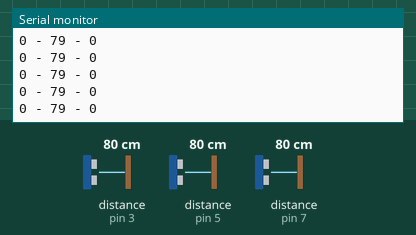
This sketch was run on a simulated Arduino Uno, built with avr-gcc and run on an emulated ATmega328P. On the bench: the last lines printed to the serial monitor. Wiring (inferred from the names in the program): ultrasonic range finder: trigger pin 4; echo pin 5. The inputs (shaded band) are chosen by the test bench; at power-on: distance to the obstacle (sensors on pin 5, pin 3, pin 7) 80 cm. The echo pulse lasts 58.3 µs per cm.

Above: at 1.2 s.
1.3 s: distance to the obstacle (sensor on pin 5) set to 59 cm
At 2.4 s:
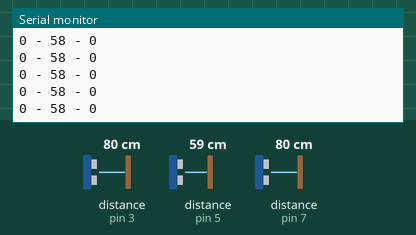
4.3 s: distance to the obstacle (sensor on pin 5) set to 51 cm
At 5.1 s:
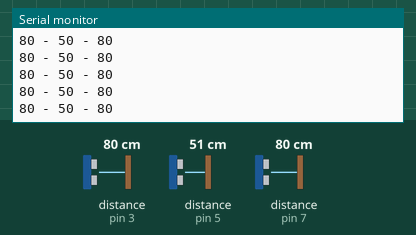
Timing chart, 0 to 7.3 s (numbered marks = the images above; inputs shaded):
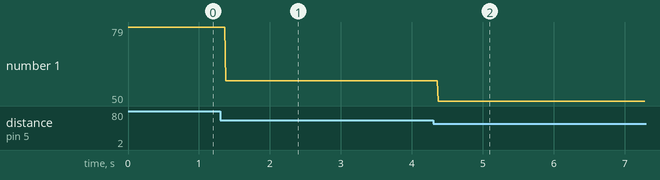

The sketch:

Prueba3Sensores.ino
```cpp
/*
  Ultrasonic Sensor HC-SR04 and Arduino Tutorial

  Crated by Dejan Nedelkovski,
  www.HowToMechatronics.com

*/
// defines pins numbers
const int trigPinR = 2;
const int echoPinR = 3;
const int trigPinF = 4;
const int echoPinF = 5;
const int trigPinL = 6;
const int echoPinL = 7;
const int tiempoGiro = 3500;
const int timepoEvasion = 2000;
long duration, distance, RightSensor, BackSensor, FrontSensor, LeftSensor;

void setup()
{
  Serial.begin (9600);
  pinMode(trigPinR, OUTPUT);
  pinMode(echoPinR, INPUT);
  pinMode(trigPinF, OUTPUT);
  pinMode(echoPinF, INPUT);
  pinMode(trigPinL, OUTPUT);
  pinMode(echoPinL, INPUT);
}

void loop() {
  SonarSensor(trigPinF, echoPinF);
  FrontSensor = distance;
  if (FrontSensor < 55 ) {

    SonarSensor(trigPinR, echoPinR);
    RightSensor = distance;

    SonarSensor(trigPinL, echoPinL);
    LeftSensor = distance;
  } else {
    RightSensor = 0;
    LeftSensor = 0;
  }


  Serial.print(RightSensor);
  Serial.print(" - ");
  Serial.print(FrontSensor);
  Serial.print(" - ");
  Serial.println(LeftSensor);
}

void SonarSensor(int trigPin, int echoPin)
{
  digitalWrite(trigPin, LOW);
  delayMicroseconds(2);
  digitalWrite(trigPin, HIGH);
  delayMicroseconds(10);
  digitalWrite(trigPin, LOW);
  duration = pulseIn(echoPin, HIGH);
  distance = (duration / 2) / 29.1;

}
```

Measured:
- after the input at 1.3 s, the serial monitor: prints a new line after 0.08 s (image 1)
- after the input at 4.3 s, the serial monitor: prints a new line after 0.07 s (image 2)
- plotted number 1: 79 → 58 after the input at 1.3 s, 58 → 50 after the input at 4.3 s
